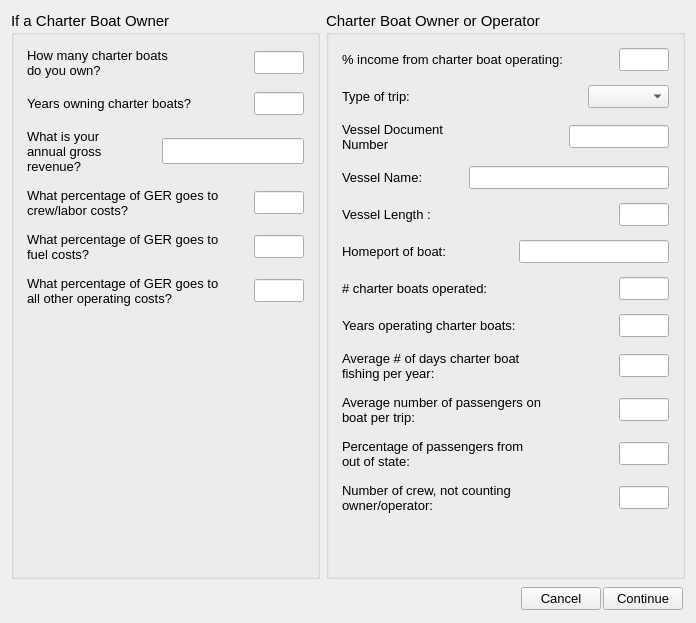
<ui version="4.0" >
 <class>RecCpfv</class>
 <widget class="QWidget" name="RecCpfv" >
  <property name="windowModality" >
   <enum>Qt::WindowModal</enum>
  </property>
  <property name="geometry" >
   <rect>
    <x>0</x>
    <y>0</y>
    <width>696</width>
    <height>623</height>
   </rect>
  </property>
  <property name="windowTitle" >
   <string>Form</string>
  </property>
  <layout class="QVBoxLayout" >
   <item>
    <layout class="QHBoxLayout" >
     <item>
      <layout class="QVBoxLayout" >
       <item>
        <widget class="QGroupBox" name="vessel_info_2" >
         <property name="font" >
          <font>
           <pointsize>11</pointsize>
          </font>
         </property>
         <property name="title" >
          <string>If a Charter Boat Owner:</string>
         </property>
         <layout class="QVBoxLayout" name="verticalLayout" >
          <item>
           <widget class="QWidget" native="1" name="ves_license_4" >
            <property name="font" >
             <font>
              <pointsize>10</pointsize>
             </font>
            </property>
            <layout class="QHBoxLayout" >
             <property name="spacing" >
              <number>4</number>
             </property>
             <property name="margin" >
              <number>4</number>
             </property>
             <item>
              <widget class="QLabel" name="federal_vessel_id_text_3" >
               <property name="minimumSize" >
                <size>
                 <width>150</width>
                 <height>0</height>
                </size>
               </property>
               <property name="maximumSize" >
                <size>
                 <width>150</width>
                 <height>16777215</height>
                </size>
               </property>
               <property name="font" >
                <font>
                 <pointsize>10</pointsize>
                </font>
               </property>
               <property name="text" >
                <string>How many charter boats do you own?</string>
               </property>
               <property name="wordWrap" >
                <bool>true</bool>
               </property>
              </widget>
             </item>
             <item>
              <spacer>
               <property name="orientation" >
                <enum>Qt::Horizontal</enum>
               </property>
               <property name="sizeHint" stdset="0" >
                <size>
                 <width>40</width>
                 <height>20</height>
                </size>
               </property>
              </spacer>
             </item>
             <item>
              <widget class="QLineEdit" name="cpfv_num_own_line" >
               <property name="enabled" >
                <bool>true</bool>
               </property>
               <property name="minimumSize" >
                <size>
                 <width>50</width>
                 <height>0</height>
                </size>
               </property>
               <property name="maximumSize" >
                <size>
                 <width>50</width>
                 <height>16777215</height>
                </size>
               </property>
               <property name="font" >
                <font>
                 <pointsize>10</pointsize>
                </font>
               </property>
               <property name="text" >
                <string/>
               </property>
              </widget>
             </item>
            </layout>
           </widget>
          </item>
          <item>
           <widget class="QWidget" native="1" name="ves_license_5" >
            <property name="font" >
             <font>
              <pointsize>10</pointsize>
             </font>
            </property>
            <layout class="QHBoxLayout" >
             <property name="spacing" >
              <number>4</number>
             </property>
             <property name="margin" >
              <number>4</number>
             </property>
             <item>
              <widget class="QLabel" name="federal_vessel_id_text_4" >
               <property name="minimumSize" >
                <size>
                 <width>200</width>
                 <height>0</height>
                </size>
               </property>
               <property name="maximumSize" >
                <size>
                 <width>200</width>
                 <height>16777215</height>
                </size>
               </property>
               <property name="font" >
                <font>
                 <pointsize>10</pointsize>
                </font>
               </property>
               <property name="text" >
                <string>Years owning charter boats?</string>
               </property>
               <property name="wordWrap" >
                <bool>true</bool>
               </property>
              </widget>
             </item>
             <item>
              <spacer>
               <property name="orientation" >
                <enum>Qt::Horizontal</enum>
               </property>
               <property name="sizeHint" stdset="0" >
                <size>
                 <width>40</width>
                 <height>20</height>
                </size>
               </property>
              </spacer>
             </item>
             <item>
              <widget class="QLineEdit" name="cpfv_yr_own_line" >
               <property name="enabled" >
                <bool>true</bool>
               </property>
               <property name="minimumSize" >
                <size>
                 <width>50</width>
                 <height>0</height>
                </size>
               </property>
               <property name="maximumSize" >
                <size>
                 <width>50</width>
                 <height>16777215</height>
                </size>
               </property>
               <property name="font" >
                <font>
                 <pointsize>10</pointsize>
                </font>
               </property>
               <property name="text" >
                <string/>
               </property>
              </widget>
             </item>
            </layout>
           </widget>
          </item>
          <item>
           <widget class="QWidget" native="1" name="widget_2" >
            <layout class="QHBoxLayout" name="horizontalLayout_2" >
             <property name="spacing" >
              <number>4</number>
             </property>
             <property name="margin" >
              <number>4</number>
             </property>
             <item>
              <widget class="QLabel" name="label_2" >
               <property name="maximumSize" >
                <size>
                 <width>150</width>
                 <height>16777215</height>
                </size>
               </property>
               <property name="font" >
                <font>
                 <pointsize>10</pointsize>
                </font>
               </property>
               <property name="text" >
                <string>What is your annual gross revenue?</string>
               </property>
               <property name="wordWrap" >
                <bool>true</bool>
               </property>
              </widget>
             </item>
             <item>
              <spacer name="horizontalSpacer" >
               <property name="orientation" >
                <enum>Qt::Horizontal</enum>
               </property>
               <property name="sizeHint" stdset="0" >
                <size>
                 <width>40</width>
                 <height>20</height>
                </size>
               </property>
              </spacer>
             </item>
             <item>
              <widget class="QLineEdit" name="cpfv_revenue_line" />
             </item>
            </layout>
           </widget>
          </item>
          <item>
           <widget class="QWidget" native="1" name="home_port_24" >
            <property name="font" >
             <font>
              <pointsize>10</pointsize>
             </font>
            </property>
            <layout class="QHBoxLayout" >
             <property name="spacing" >
              <number>4</number>
             </property>
             <property name="margin" >
              <number>4</number>
             </property>
             <item>
              <widget class="QLabel" name="landing_port_text_10" >
               <property name="minimumSize" >
                <size>
                 <width>200</width>
                 <height>0</height>
                </size>
               </property>
               <property name="maximumSize" >
                <size>
                 <width>200</width>
                 <height>16777215</height>
                </size>
               </property>
               <property name="font" >
                <font>
                 <pointsize>10</pointsize>
                </font>
               </property>
               <property name="text" >
                <string>What percentage of GER goes to crew/labor costs?</string>
               </property>
               <property name="wordWrap" >
                <bool>true</bool>
               </property>
              </widget>
             </item>
             <item>
              <spacer>
               <property name="orientation" >
                <enum>Qt::Horizontal</enum>
               </property>
               <property name="sizeHint" stdset="0" >
                <size>
                 <width>40</width>
                 <height>20</height>
                </size>
               </property>
              </spacer>
             </item>
             <item>
              <widget class="QLineEdit" name="cpfv_labor_cost_line" >
               <property name="enabled" >
                <bool>true</bool>
               </property>
               <property name="minimumSize" >
                <size>
                 <width>50</width>
                 <height>0</height>
                </size>
               </property>
               <property name="maximumSize" >
                <size>
                 <width>50</width>
                 <height>16777215</height>
                </size>
               </property>
               <property name="font" >
                <font>
                 <pointsize>10</pointsize>
                </font>
               </property>
               <property name="text" >
                <string/>
               </property>
              </widget>
             </item>
            </layout>
           </widget>
          </item>
          <item>
           <widget class="QWidget" native="1" name="home_port_25" >
            <property name="font" >
             <font>
              <pointsize>10</pointsize>
             </font>
            </property>
            <layout class="QHBoxLayout" >
             <property name="spacing" >
              <number>4</number>
             </property>
             <property name="margin" >
              <number>4</number>
             </property>
             <item>
              <widget class="QLabel" name="landing_port_text_11" >
               <property name="minimumSize" >
                <size>
                 <width>200</width>
                 <height>0</height>
                </size>
               </property>
               <property name="maximumSize" >
                <size>
                 <width>200</width>
                 <height>16777215</height>
                </size>
               </property>
               <property name="font" >
                <font>
                 <pointsize>10</pointsize>
                </font>
               </property>
               <property name="text" >
                <string>What percentage of GER goes to fuel costs?</string>
               </property>
               <property name="wordWrap" >
                <bool>true</bool>
               </property>
              </widget>
             </item>
             <item>
              <spacer>
               <property name="orientation" >
                <enum>Qt::Horizontal</enum>
               </property>
               <property name="sizeHint" stdset="0" >
                <size>
                 <width>40</width>
                 <height>20</height>
                </size>
               </property>
              </spacer>
             </item>
             <item>
              <widget class="QLineEdit" name="cpfv_fuel_cost_line" >
               <property name="enabled" >
                <bool>true</bool>
               </property>
               <property name="minimumSize" >
                <size>
                 <width>50</width>
                 <height>0</height>
                </size>
               </property>
               <property name="maximumSize" >
                <size>
                 <width>50</width>
                 <height>16777215</height>
                </size>
               </property>
               <property name="font" >
                <font>
                 <pointsize>10</pointsize>
                </font>
               </property>
               <property name="text" >
                <string/>
               </property>
              </widget>
             </item>
            </layout>
           </widget>
          </item>
          <item>
           <widget class="QWidget" native="1" name="home_port_23" >
            <property name="font" >
             <font>
              <pointsize>10</pointsize>
             </font>
            </property>
            <layout class="QHBoxLayout" >
             <property name="spacing" >
              <number>4</number>
             </property>
             <property name="margin" >
              <number>4</number>
             </property>
             <item>
              <widget class="QLabel" name="landing_port_text_9" >
               <property name="minimumSize" >
                <size>
                 <width>200</width>
                 <height>0</height>
                </size>
               </property>
               <property name="maximumSize" >
                <size>
                 <width>200</width>
                 <height>16777215</height>
                </size>
               </property>
               <property name="font" >
                <font>
                 <pointsize>10</pointsize>
                </font>
               </property>
               <property name="text" >
                <string>What percentage of GER goes to all other operating costs?</string>
               </property>
               <property name="wordWrap" >
                <bool>true</bool>
               </property>
              </widget>
             </item>
             <item>
              <spacer>
               <property name="orientation" >
                <enum>Qt::Horizontal</enum>
               </property>
               <property name="sizeHint" stdset="0" >
                <size>
                 <width>40</width>
                 <height>20</height>
                </size>
               </property>
              </spacer>
             </item>
             <item>
              <widget class="QLineEdit" name="cpfv_operating_cost_line" >
               <property name="enabled" >
                <bool>true</bool>
               </property>
               <property name="minimumSize" >
                <size>
                 <width>50</width>
                 <height>0</height>
                </size>
               </property>
               <property name="maximumSize" >
                <size>
                 <width>50</width>
                 <height>16777215</height>
                </size>
               </property>
               <property name="font" >
                <font>
                 <pointsize>10</pointsize>
                </font>
               </property>
               <property name="text" >
                <string/>
               </property>
              </widget>
             </item>
            </layout>
           </widget>
          </item>
          <item>
           <spacer name="verticalSpacer_2" >
            <property name="orientation" >
             <enum>Qt::Vertical</enum>
            </property>
            <property name="sizeHint" stdset="0" >
             <size>
              <width>20</width>
              <height>40</height>
             </size>
            </property>
           </spacer>
          </item>
         </layout>
        </widget>
       </item>
      </layout>
     </item>
     <item>
      <widget class="QGroupBox" name="vessel_info" >
       <property name="font" >
        <font>
         <pointsize>11</pointsize>
        </font>
       </property>
       <property name="title" >
        <string>Charter Boat Owner or Operator:</string>
       </property>
       <layout class="QVBoxLayout" name="verticalLayout_7" >
        <item>
         <widget class="QWidget" native="1" name="widget_3" >
          <layout class="QHBoxLayout" name="horizontalLayout_3" >
           <property name="spacing" >
            <number>4</number>
           </property>
           <property name="margin" >
            <number>4</number>
           </property>
           <item>
            <widget class="QLabel" name="label_3" >
             <property name="font" >
              <font>
               <pointsize>10</pointsize>
              </font>
             </property>
             <property name="text" >
              <string>% income from charter boat operating:</string>
             </property>
            </widget>
           </item>
           <item>
            <spacer name="horizontalSpacer_2" >
             <property name="orientation" >
              <enum>Qt::Horizontal</enum>
             </property>
             <property name="sizeHint" stdset="0" >
              <size>
               <width>40</width>
               <height>20</height>
              </size>
             </property>
            </spacer>
           </item>
           <item>
            <widget class="QLineEdit" name="cpfv_percent_income_line" >
             <property name="maximumSize" >
              <size>
               <width>50</width>
               <height>16777215</height>
              </size>
             </property>
             <property name="font" >
              <font>
               <pointsize>10</pointsize>
              </font>
             </property>
            </widget>
           </item>
          </layout>
         </widget>
        </item>
        <item>
         <widget class="QWidget" native="1" name="home_port_13" >
          <property name="font" >
           <font>
            <pointsize>10</pointsize>
           </font>
          </property>
          <layout class="QHBoxLayout" >
           <property name="spacing" >
            <number>4</number>
           </property>
           <property name="margin" >
            <number>4</number>
           </property>
           <item>
            <widget class="QLabel" name="type_of_charter_text_5" >
             <property name="minimumSize" >
              <size>
               <width>150</width>
               <height>0</height>
              </size>
             </property>
             <property name="maximumSize" >
              <size>
               <width>150</width>
               <height>16777215</height>
              </size>
             </property>
             <property name="font" >
              <font>
               <pointsize>10</pointsize>
              </font>
             </property>
             <property name="text" >
              <string>Type of trip:</string>
             </property>
             <property name="wordWrap" >
              <bool>true</bool>
             </property>
            </widget>
           </item>
           <item>
            <spacer>
             <property name="orientation" >
              <enum>Qt::Horizontal</enum>
             </property>
             <property name="sizeHint" stdset="0" >
              <size>
               <width>40</width>
               <height>20</height>
              </size>
             </property>
            </spacer>
           </item>
           <item>
            <widget class="QComboBox" name="cpfv_type_combo" >
             <item>
              <property name="text" >
               <string/>
              </property>
             </item>
             <item>
              <property name="text" >
               <string>Charter</string>
              </property>
             </item>
             <item>
              <property name="text" >
               <string>Six-pack</string>
              </property>
             </item>
             <item>
              <property name="text" >
               <string>Both</string>
              </property>
             </item>
            </widget>
           </item>
          </layout>
         </widget>
        </item>
        <item>
         <widget class="QWidget" native="1" name="ves_license_6" >
          <property name="font" >
           <font>
            <pointsize>10</pointsize>
           </font>
          </property>
          <layout class="QHBoxLayout" name="_2" >
           <property name="spacing" >
            <number>4</number>
           </property>
           <property name="margin" >
            <number>4</number>
           </property>
           <item>
            <widget class="QLabel" name="federal_vessel_id_text_5" >
             <property name="minimumSize" >
              <size>
               <width>150</width>
               <height>0</height>
              </size>
             </property>
             <property name="maximumSize" >
              <size>
               <width>150</width>
               <height>16777215</height>
              </size>
             </property>
             <property name="font" >
              <font>
               <pointsize>10</pointsize>
              </font>
             </property>
             <property name="text" >
              <string>Vessel Document Number</string>
             </property>
             <property name="wordWrap" >
              <bool>true</bool>
             </property>
            </widget>
           </item>
           <item>
            <spacer>
             <property name="orientation" >
              <enum>Qt::Horizontal</enum>
             </property>
             <property name="sizeHint" stdset="0" >
              <size>
               <width>40</width>
               <height>20</height>
              </size>
             </property>
            </spacer>
           </item>
           <item>
            <widget class="QLineEdit" name="cpfv_lic_line" >
             <property name="enabled" >
              <bool>true</bool>
             </property>
             <property name="minimumSize" >
              <size>
               <width>100</width>
               <height>0</height>
              </size>
             </property>
             <property name="maximumSize" >
              <size>
               <width>100</width>
               <height>16777215</height>
              </size>
             </property>
             <property name="font" >
              <font>
               <pointsize>10</pointsize>
              </font>
             </property>
             <property name="text" >
              <string/>
             </property>
            </widget>
           </item>
          </layout>
         </widget>
        </item>
        <item>
         <widget class="QWidget" native="1" name="vessel_length_5" >
          <property name="font" >
           <font>
            <pointsize>10</pointsize>
           </font>
          </property>
          <layout class="QHBoxLayout" >
           <property name="spacing" >
            <number>4</number>
           </property>
           <property name="margin" >
            <number>4</number>
           </property>
           <item>
            <widget class="QLabel" name="vessel_length_text_3" >
             <property name="minimumSize" >
              <size>
               <width>100</width>
               <height>0</height>
              </size>
             </property>
             <property name="maximumSize" >
              <size>
               <width>100</width>
               <height>16777215</height>
              </size>
             </property>
             <property name="font" >
              <font>
               <pointsize>10</pointsize>
              </font>
             </property>
             <property name="text" >
              <string>Vessel Name:</string>
             </property>
             <property name="wordWrap" >
              <bool>true</bool>
             </property>
            </widget>
           </item>
           <item>
            <spacer>
             <property name="orientation" >
              <enum>Qt::Horizontal</enum>
             </property>
             <property name="sizeHint" stdset="0" >
              <size>
               <width>40</width>
               <height>20</height>
              </size>
             </property>
            </spacer>
           </item>
           <item>
            <widget class="QLineEdit" name="cpfv_name_line" >
             <property name="enabled" >
              <bool>true</bool>
             </property>
             <property name="minimumSize" >
              <size>
               <width>200</width>
               <height>0</height>
              </size>
             </property>
             <property name="maximumSize" >
              <size>
               <width>200</width>
               <height>16777215</height>
              </size>
             </property>
             <property name="font" >
              <font>
               <pointsize>10</pointsize>
              </font>
             </property>
             <property name="text" >
              <string/>
             </property>
            </widget>
           </item>
          </layout>
         </widget>
        </item>
        <item>
         <widget class="QWidget" native="1" name="vessel_length_4" >
          <property name="font" >
           <font>
            <pointsize>10</pointsize>
           </font>
          </property>
          <layout class="QHBoxLayout" >
           <property name="spacing" >
            <number>4</number>
           </property>
           <property name="margin" >
            <number>4</number>
           </property>
           <item>
            <widget class="QLabel" name="vessel_length_text_2" >
             <property name="minimumSize" >
              <size>
               <width>150</width>
               <height>0</height>
              </size>
             </property>
             <property name="maximumSize" >
              <size>
               <width>150</width>
               <height>16777215</height>
              </size>
             </property>
             <property name="font" >
              <font>
               <pointsize>10</pointsize>
              </font>
             </property>
             <property name="text" >
              <string>Vessel Length :</string>
             </property>
             <property name="wordWrap" >
              <bool>true</bool>
             </property>
            </widget>
           </item>
           <item>
            <spacer>
             <property name="orientation" >
              <enum>Qt::Horizontal</enum>
             </property>
             <property name="sizeHint" stdset="0" >
              <size>
               <width>40</width>
               <height>20</height>
              </size>
             </property>
            </spacer>
           </item>
           <item>
            <widget class="QLineEdit" name="cpfv_len_line" >
             <property name="enabled" >
              <bool>true</bool>
             </property>
             <property name="minimumSize" >
              <size>
               <width>50</width>
               <height>0</height>
              </size>
             </property>
             <property name="maximumSize" >
              <size>
               <width>50</width>
               <height>16777215</height>
              </size>
             </property>
             <property name="font" >
              <font>
               <pointsize>10</pointsize>
              </font>
             </property>
             <property name="text" >
              <string/>
             </property>
            </widget>
           </item>
          </layout>
         </widget>
        </item>
        <item>
         <widget class="QWidget" native="1" name="home_port_12" >
          <property name="font" >
           <font>
            <pointsize>10</pointsize>
           </font>
          </property>
          <layout class="QHBoxLayout" >
           <property name="spacing" >
            <number>4</number>
           </property>
           <property name="margin" >
            <number>4</number>
           </property>
           <item>
            <widget class="QLabel" name="home_port_text_2" >
             <property name="minimumSize" >
              <size>
               <width>150</width>
               <height>0</height>
              </size>
             </property>
             <property name="maximumSize" >
              <size>
               <width>150</width>
               <height>16777215</height>
              </size>
             </property>
             <property name="font" >
              <font>
               <pointsize>10</pointsize>
              </font>
             </property>
             <property name="text" >
              <string>Homeport of boat:</string>
             </property>
             <property name="wordWrap" >
              <bool>true</bool>
             </property>
            </widget>
           </item>
           <item>
            <spacer>
             <property name="orientation" >
              <enum>Qt::Horizontal</enum>
             </property>
             <property name="sizeHint" stdset="0" >
              <size>
               <width>40</width>
               <height>20</height>
              </size>
             </property>
            </spacer>
           </item>
           <item>
            <widget class="QLineEdit" name="cpfv_home_port_line" >
             <property name="enabled" >
              <bool>true</bool>
             </property>
             <property name="minimumSize" >
              <size>
               <width>150</width>
               <height>0</height>
              </size>
             </property>
             <property name="maximumSize" >
              <size>
               <width>150</width>
               <height>16777215</height>
              </size>
             </property>
             <property name="font" >
              <font>
               <pointsize>10</pointsize>
              </font>
             </property>
             <property name="text" >
              <string/>
             </property>
            </widget>
           </item>
          </layout>
         </widget>
        </item>
        <item>
         <widget class="QWidget" native="1" name="widget" >
          <layout class="QHBoxLayout" name="horizontalLayout" >
           <property name="spacing" >
            <number>4</number>
           </property>
           <property name="margin" >
            <number>4</number>
           </property>
           <item>
            <widget class="QLabel" name="label" >
             <property name="maximumSize" >
              <size>
               <width>200</width>
               <height>16777215</height>
              </size>
             </property>
             <property name="font" >
              <font>
               <pointsize>10</pointsize>
              </font>
             </property>
             <property name="text" >
              <string># charter boats operated:</string>
             </property>
            </widget>
           </item>
           <item>
            <spacer name="spacer" >
             <property name="orientation" >
              <enum>Qt::Horizontal</enum>
             </property>
             <property name="sizeHint" stdset="0" >
              <size>
               <width>138</width>
               <height>20</height>
              </size>
             </property>
            </spacer>
           </item>
           <item>
            <widget class="QLineEdit" name="cpfv_num_op_line" >
             <property name="minimumSize" >
              <size>
               <width>50</width>
               <height>0</height>
              </size>
             </property>
             <property name="maximumSize" >
              <size>
               <width>50</width>
               <height>16777215</height>
              </size>
             </property>
             <property name="font" >
              <font>
               <pointsize>10</pointsize>
              </font>
             </property>
            </widget>
           </item>
          </layout>
         </widget>
        </item>
        <item>
         <widget class="QWidget" native="1" name="home_port_11" >
          <property name="font" >
           <font>
            <pointsize>10</pointsize>
           </font>
          </property>
          <layout class="QHBoxLayout" >
           <property name="spacing" >
            <number>4</number>
           </property>
           <property name="margin" >
            <number>4</number>
           </property>
           <item>
            <widget class="QLabel" name="years_text_4" >
             <property name="minimumSize" >
              <size>
               <width>250</width>
               <height>0</height>
              </size>
             </property>
             <property name="maximumSize" >
              <size>
               <width>250</width>
               <height>16777215</height>
              </size>
             </property>
             <property name="font" >
              <font>
               <pointsize>10</pointsize>
              </font>
             </property>
             <property name="text" >
              <string>Years operating charter boats:</string>
             </property>
             <property name="wordWrap" >
              <bool>true</bool>
             </property>
            </widget>
           </item>
           <item>
            <spacer>
             <property name="orientation" >
              <enum>Qt::Horizontal</enum>
             </property>
             <property name="sizeHint" stdset="0" >
              <size>
               <width>40</width>
               <height>20</height>
              </size>
             </property>
            </spacer>
           </item>
           <item>
            <widget class="QLineEdit" name="cpfv_yr_op_line" >
             <property name="enabled" >
              <bool>true</bool>
             </property>
             <property name="minimumSize" >
              <size>
               <width>50</width>
               <height>0</height>
              </size>
             </property>
             <property name="maximumSize" >
              <size>
               <width>50</width>
               <height>16777215</height>
              </size>
             </property>
             <property name="font" >
              <font>
               <pointsize>10</pointsize>
              </font>
             </property>
             <property name="text" >
              <string/>
             </property>
            </widget>
           </item>
          </layout>
         </widget>
        </item>
        <item>
         <widget class="QWidget" native="1" name="home_port_14" >
          <property name="minimumSize" >
           <size>
            <width>200</width>
            <height>0</height>
           </size>
          </property>
          <property name="font" >
           <font>
            <pointsize>10</pointsize>
           </font>
          </property>
          <layout class="QHBoxLayout" >
           <property name="spacing" >
            <number>4</number>
           </property>
           <property name="margin" >
            <number>4</number>
           </property>
           <item>
            <widget class="QLabel" name="landing_port_text_6" >
             <property name="minimumSize" >
              <size>
               <width>200</width>
               <height>0</height>
              </size>
             </property>
             <property name="maximumSize" >
              <size>
               <width>200</width>
               <height>16777215</height>
              </size>
             </property>
             <property name="font" >
              <font>
               <pointsize>10</pointsize>
              </font>
             </property>
             <property name="text" >
              <string>Average # of days charter boat fishing per year:</string>
             </property>
             <property name="wordWrap" >
              <bool>true</bool>
             </property>
            </widget>
           </item>
           <item>
            <spacer>
             <property name="orientation" >
              <enum>Qt::Horizontal</enum>
             </property>
             <property name="sizeHint" stdset="0" >
              <size>
               <width>40</width>
               <height>20</height>
              </size>
             </property>
            </spacer>
           </item>
           <item>
            <widget class="QLineEdit" name="cpfv_num_days_line" >
             <property name="enabled" >
              <bool>true</bool>
             </property>
             <property name="minimumSize" >
              <size>
               <width>50</width>
               <height>0</height>
              </size>
             </property>
             <property name="maximumSize" >
              <size>
               <width>50</width>
               <height>16777215</height>
              </size>
             </property>
             <property name="font" >
              <font>
               <pointsize>10</pointsize>
              </font>
             </property>
             <property name="text" >
              <string/>
             </property>
            </widget>
           </item>
          </layout>
         </widget>
        </item>
        <item>
         <widget class="QWidget" native="1" name="home_port_15" >
          <property name="font" >
           <font>
            <pointsize>10</pointsize>
           </font>
          </property>
          <layout class="QHBoxLayout" >
           <property name="spacing" >
            <number>4</number>
           </property>
           <property name="margin" >
            <number>4</number>
           </property>
           <item>
            <widget class="QLabel" name="landing_port_text_7" >
             <property name="minimumSize" >
              <size>
               <width>200</width>
               <height>0</height>
              </size>
             </property>
             <property name="maximumSize" >
              <size>
               <width>200</width>
               <height>16777215</height>
              </size>
             </property>
             <property name="font" >
              <font>
               <pointsize>10</pointsize>
              </font>
             </property>
             <property name="text" >
              <string>Average number of passengers on boat per trip:</string>
             </property>
             <property name="wordWrap" >
              <bool>true</bool>
             </property>
            </widget>
           </item>
           <item>
            <spacer>
             <property name="orientation" >
              <enum>Qt::Horizontal</enum>
             </property>
             <property name="sizeHint" stdset="0" >
              <size>
               <width>40</width>
               <height>20</height>
              </size>
             </property>
            </spacer>
           </item>
           <item>
            <widget class="QLineEdit" name="cpfv_num_pass_line" >
             <property name="enabled" >
              <bool>true</bool>
             </property>
             <property name="minimumSize" >
              <size>
               <width>50</width>
               <height>0</height>
              </size>
             </property>
             <property name="maximumSize" >
              <size>
               <width>50</width>
               <height>16777215</height>
              </size>
             </property>
             <property name="font" >
              <font>
               <pointsize>10</pointsize>
              </font>
             </property>
             <property name="text" >
              <string/>
             </property>
            </widget>
           </item>
          </layout>
         </widget>
        </item>
        <item>
         <widget class="QWidget" native="1" name="home_port_18" >
          <property name="font" >
           <font>
            <pointsize>10</pointsize>
           </font>
          </property>
          <layout class="QHBoxLayout" >
           <property name="spacing" >
            <number>4</number>
           </property>
           <property name="margin" >
            <number>4</number>
           </property>
           <item>
            <widget class="QLabel" name="landing_port_text_12" >
             <property name="minimumSize" >
              <size>
               <width>200</width>
               <height>0</height>
              </size>
             </property>
             <property name="maximumSize" >
              <size>
               <width>200</width>
               <height>16777215</height>
              </size>
             </property>
             <property name="font" >
              <font>
               <pointsize>10</pointsize>
              </font>
             </property>
             <property name="text" >
              <string>Percentage of passengers from out of state:</string>
             </property>
             <property name="wordWrap" >
              <bool>true</bool>
             </property>
            </widget>
           </item>
           <item>
            <spacer>
             <property name="orientation" >
              <enum>Qt::Horizontal</enum>
             </property>
             <property name="sizeHint" stdset="0" >
              <size>
               <width>40</width>
               <height>20</height>
              </size>
             </property>
            </spacer>
           </item>
           <item>
            <widget class="QLineEdit" name="cpfv_num_out_state_line" >
             <property name="enabled" >
              <bool>true</bool>
             </property>
             <property name="minimumSize" >
              <size>
               <width>50</width>
               <height>0</height>
              </size>
             </property>
             <property name="maximumSize" >
              <size>
               <width>50</width>
               <height>16777215</height>
              </size>
             </property>
             <property name="font" >
              <font>
               <pointsize>10</pointsize>
              </font>
             </property>
             <property name="text" >
              <string/>
             </property>
            </widget>
           </item>
          </layout>
         </widget>
        </item>
        <item>
         <widget class="QWidget" native="1" name="home_port_16" >
          <property name="font" >
           <font>
            <pointsize>10</pointsize>
           </font>
          </property>
          <layout class="QHBoxLayout" >
           <property name="spacing" >
            <number>4</number>
           </property>
           <property name="margin" >
            <number>4</number>
           </property>
           <item>
            <widget class="QLabel" name="landing_port_text_8" >
             <property name="minimumSize" >
              <size>
               <width>200</width>
               <height>0</height>
              </size>
             </property>
             <property name="maximumSize" >
              <size>
               <width>200</width>
               <height>16777215</height>
              </size>
             </property>
             <property name="font" >
              <font>
               <pointsize>10</pointsize>
              </font>
             </property>
             <property name="text" >
              <string>Number of crew, not counting owner/operator:</string>
             </property>
             <property name="wordWrap" >
              <bool>true</bool>
             </property>
            </widget>
           </item>
           <item>
            <spacer>
             <property name="orientation" >
              <enum>Qt::Horizontal</enum>
             </property>
             <property name="sizeHint" stdset="0" >
              <size>
               <width>40</width>
               <height>20</height>
              </size>
             </property>
            </spacer>
           </item>
           <item>
            <widget class="QLineEdit" name="cpfv_num_crew_line" >
             <property name="enabled" >
              <bool>true</bool>
             </property>
             <property name="minimumSize" >
              <size>
               <width>50</width>
               <height>0</height>
              </size>
             </property>
             <property name="maximumSize" >
              <size>
               <width>50</width>
               <height>16777215</height>
              </size>
             </property>
             <property name="font" >
              <font>
               <pointsize>10</pointsize>
              </font>
             </property>
             <property name="text" >
              <string/>
             </property>
            </widget>
           </item>
          </layout>
         </widget>
        </item>
        <item>
         <spacer name="verticalSpacer" >
          <property name="orientation" >
           <enum>Qt::Vertical</enum>
          </property>
          <property name="sizeHint" stdset="0" >
           <size>
            <width>20</width>
            <height>40</height>
           </size>
          </property>
         </spacer>
        </item>
       </layout>
      </widget>
     </item>
     <item>
      <layout class="QVBoxLayout" />
     </item>
    </layout>
   </item>
   <item>
    <widget class="QWidget" native="1" name="button_box" >
     <layout class="QHBoxLayout" >
      <property name="spacing" >
       <number>2</number>
      </property>
      <property name="margin" >
       <number>2</number>
      </property>
      <item>
       <spacer>
        <property name="orientation" >
         <enum>Qt::Horizontal</enum>
        </property>
        <property name="sizeHint" stdset="0" >
         <size>
          <width>40</width>
          <height>20</height>
         </size>
        </property>
       </spacer>
      </item>
      <item>
       <widget class="QPushButton" name="pbnCancel" >
        <property name="font" >
         <font>
          <pointsize>10</pointsize>
         </font>
        </property>
        <property name="text" >
         <string>Cancel</string>
        </property>
       </widget>
      </item>
      <item>
       <widget class="QPushButton" name="pbnFinished" >
        <property name="font" >
         <font>
          <pointsize>10</pointsize>
         </font>
        </property>
        <property name="text" >
         <string>Continue</string>
        </property>
       </widget>
      </item>
     </layout>
    </widget>
   </item>
  </layout>
 </widget>
 <tabstops>
  <tabstop>cpfv_num_own_line</tabstop>
  <tabstop>cpfv_yr_own_line</tabstop>
  <tabstop>cpfv_revenue_line</tabstop>
  <tabstop>cpfv_labor_cost_line</tabstop>
  <tabstop>cpfv_fuel_cost_line</tabstop>
  <tabstop>cpfv_operating_cost_line</tabstop>
  <tabstop>cpfv_percent_income_line</tabstop>
  <tabstop>cpfv_type_combo</tabstop>
  <tabstop>cpfv_lic_line</tabstop>
  <tabstop>cpfv_name_line</tabstop>
  <tabstop>cpfv_len_line</tabstop>
  <tabstop>cpfv_home_port_line</tabstop>
  <tabstop>cpfv_num_op_line</tabstop>
  <tabstop>cpfv_yr_op_line</tabstop>
  <tabstop>cpfv_num_days_line</tabstop>
  <tabstop>cpfv_num_pass_line</tabstop>
  <tabstop>cpfv_num_out_state_line</tabstop>
  <tabstop>cpfv_num_crew_line</tabstop>
  <tabstop>pbnFinished</tabstop>
  <tabstop>pbnCancel</tabstop>
 </tabstops>
 <resources/>
 <connections/>
</ui>
